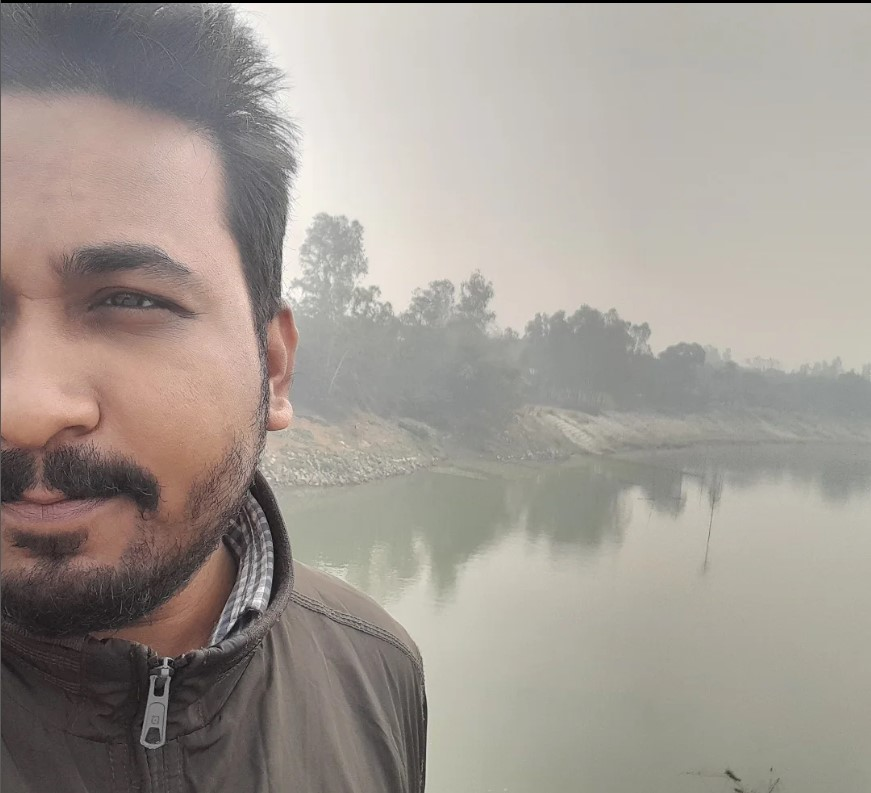
#> input picture Day-01(opencv)/data/he.jpg, 871 x 793 px
$ python 09-Edgedetector.py
#> lines starting #> are read from the running program, lines starting #| are printed output that depends on the picture; after the words box and inside, x2 and y2 are one past the last pixel; in counts of white or black regions, pixels touching at a corner belong together


import numpy as np
import os
import cv2

img = cv2.imread(os.path.join('.', 'data', 'he.jpg'))
#> img is the input picture: shape (793, 871, 3); mean B, G, R 146.6, 153.8, 161.4

img_edge = cv2.Canny(img, 50, 350)
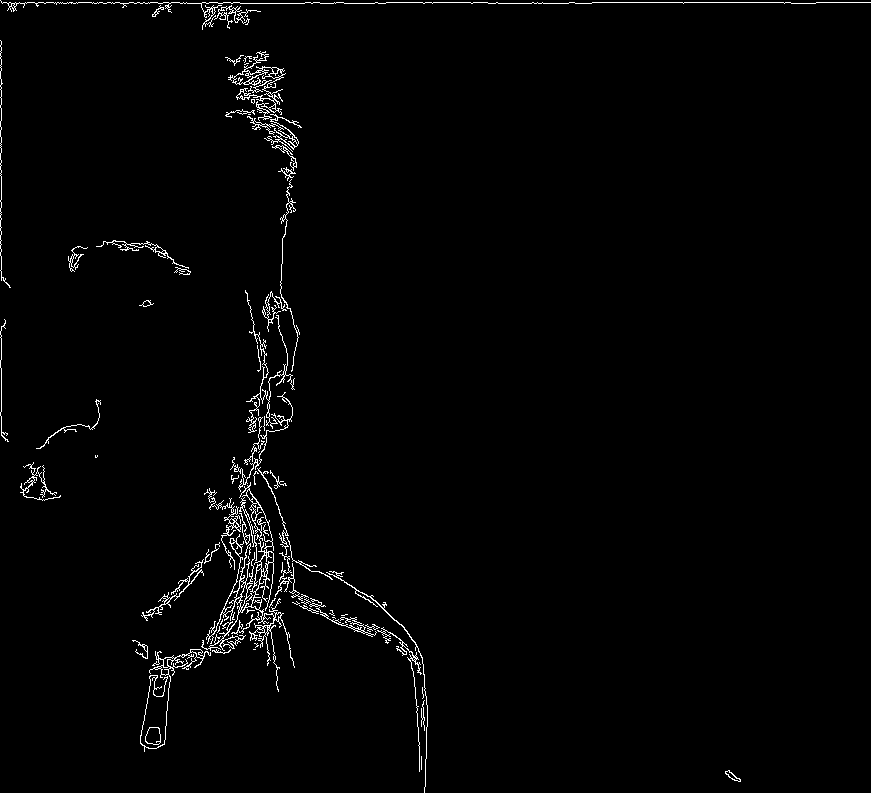
#> img_edge: shape (793, 871); 1.6% white in thin lines or dots

img_edge_d = cv2.dilate(img_edge, np.ones((3, 3), dtype=np.int8))
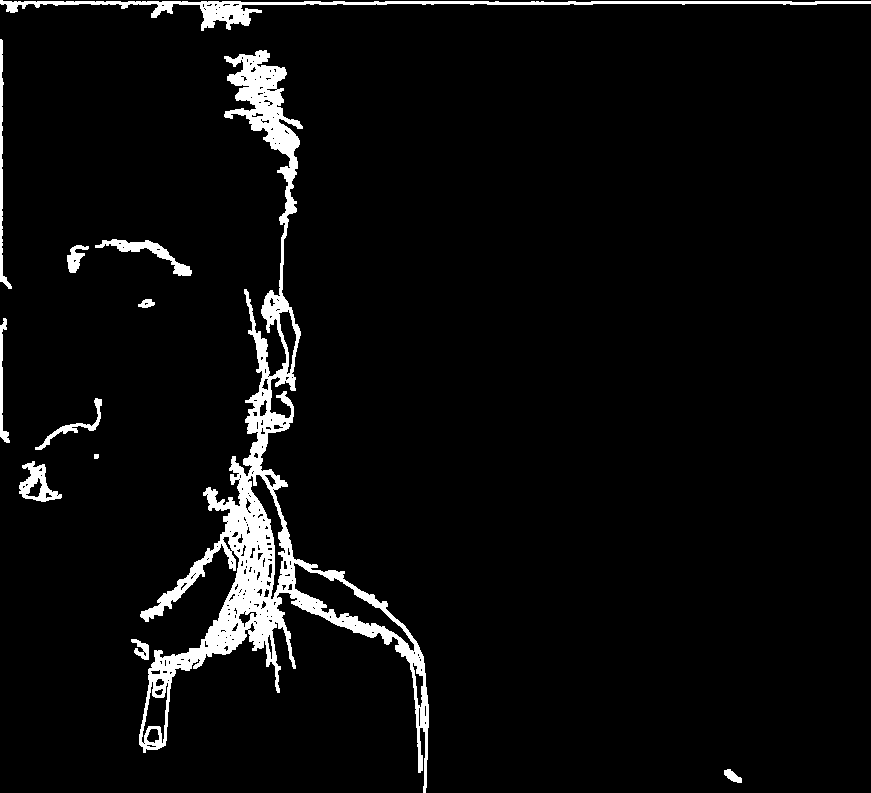
#> img_edge_d: shape (793, 871); 4.8% white; 12 white regions, largest, box (x1, y1, x2, y2) and area: (139, 50, 429, 793) 24754, (0, 0, 871, 31) 4036, (95, 239, 192, 276) 857

img_edge_e = cv2.erode(img_edge_d, np.ones((3, 3), dtype=np.int8))
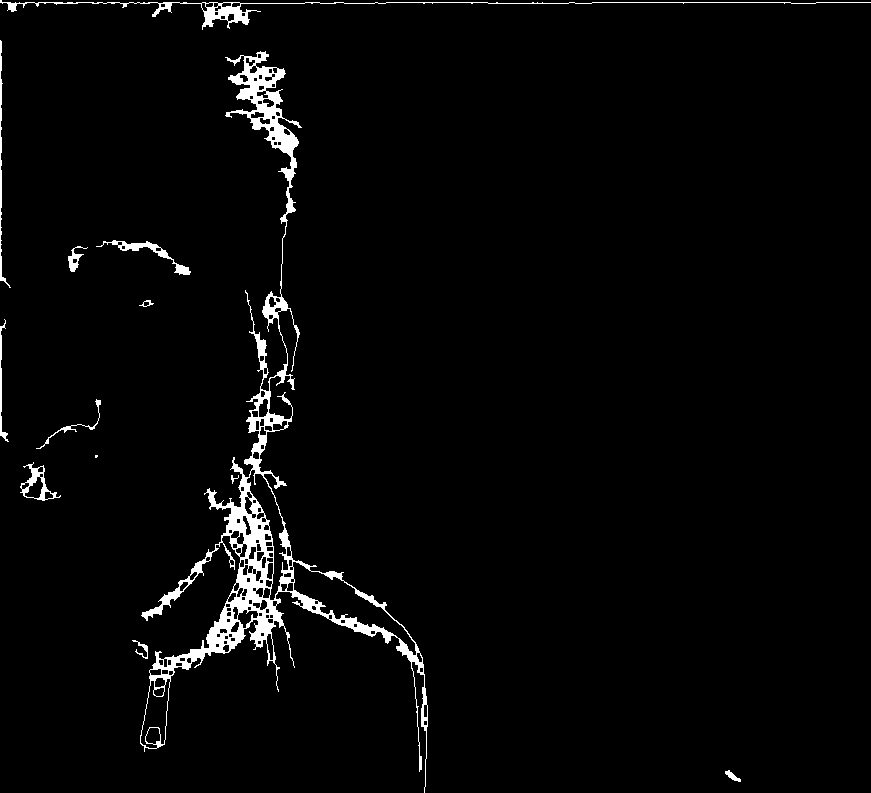
#> img_edge_e: shape (793, 871); 2.7% white; 13 white regions (1 under 20 px), largest, box (x1, y1, x2, y2) and area: (140, 51, 428, 793) 14955, (0, 0, 871, 30) 1769, (96, 240, 191, 275) 521


cv2.imshow('img', img)
cv2.imshow('img_edge', img_edge)
cv2.imshow('img_edge_d', img_edge_d)
cv2.imshow('img_edge_e', img_edge_e)
cv2.waitKey(0)
